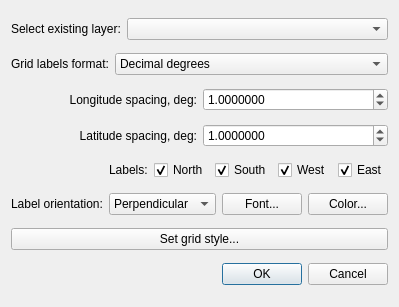
<?xml version="1.0" encoding="UTF-8"?>
<ui version="4.0">
 <class>MgrsGrid</class>
 <widget class="QDialog" name="MgrsGrid">
  <property name="windowModality">
   <enum>Qt::ApplicationModal</enum>
  </property>
  <property name="geometry">
   <rect>
    <x>0</x>
    <y>0</y>
    <width>372</width>
    <height>307</height>
   </rect>
  </property>
  <property name="sizePolicy">
   <sizepolicy hsizetype="Preferred" vsizetype="Preferred">
    <horstretch>0</horstretch>
    <verstretch>0</verstretch>
   </sizepolicy>
  </property>
  <property name="windowTitle">
   <string>Latitude / Longitude grid lines</string>
  </property>
  <property name="windowIcon">
   <iconset resource="resources.qrc">
    <normaloff>:/plugins/mgrsgrid/icon.png</normaloff>:/plugins/mgrsgrid/icon.png</iconset>
  </property>
  <layout class="QVBoxLayout" name="verticalLayout">
   <item>
    <layout class="QHBoxLayout" name="horizontalLayout">
     <item>
      <widget class="QLabel" name="label">
       <property name="text">
        <string>Select existing layer:</string>
       </property>
      </widget>
     </item>
     <item>
      <widget class="QComboBox" name="selected_layer">
       <property name="sizePolicy">
        <sizepolicy hsizetype="Preferred" vsizetype="Fixed">
         <horstretch>1</horstretch>
         <verstretch>0</verstretch>
        </sizepolicy>
       </property>
       <property name="toolTip">
        <string>Select layer to use for extend of lat/lon grid</string>
       </property>
      </widget>
     </item>
    </layout>
   </item>
   <item>
    <layout class="QHBoxLayout" name="horizontalLayout_2">
     <item>
      <widget class="QLabel" name="label_2">
       <property name="text">
        <string>Grid labels format:</string>
       </property>
      </widget>
     </item>
     <item>
      <widget class="QComboBox" name="labels_format">
       <property name="sizePolicy">
        <sizepolicy hsizetype="Preferred" vsizetype="Fixed">
         <horstretch>1</horstretch>
         <verstretch>0</verstretch>
        </sizepolicy>
       </property>
       <property name="toolTip">
        <string>&lt;html&gt;&lt;head/&gt;&lt;body&gt;&lt;p&gt;Select label format. Grid interval specified below is based on this selection&lt;/p&gt;&lt;/body&gt;&lt;/html&gt;</string>
       </property>
       <property name="currentIndex">
        <number>0</number>
       </property>
       <item>
        <property name="text">
         <string>Decimal degrees</string>
        </property>
       </item>
       <item>
        <property name="text">
         <string>Decimal degress and minutes</string>
        </property>
       </item>
       <item>
        <property name="text">
         <string>Decimal degress, minutes and seconds</string>
        </property>
       </item>
      </widget>
     </item>
    </layout>
   </item>
   <item>
    <layout class="QHBoxLayout" name="horizontalLayout_3">
     <item>
      <widget class="QLabel" name="long_spacing_label">
       <property name="text">
        <string>Longitude spacing, deg:</string>
       </property>
       <property name="alignment">
        <set>Qt::AlignRight|Qt::AlignTrailing|Qt::AlignVCenter</set>
       </property>
      </widget>
     </item>
     <item>
      <widget class="QDoubleSpinBox" name="long_spacing">
       <property name="toolTip">
        <string>&lt;html&gt;&lt;head/&gt;&lt;body&gt;&lt;p&gt;Longitude grid step in dec. degrees, minutes or second based on format&lt;/p&gt;&lt;/body&gt;&lt;/html&gt;</string>
       </property>
       <property name="decimals">
        <number>7</number>
       </property>
       <property name="singleStep">
        <double>0.010000000000000</double>
       </property>
       <property name="value">
        <double>1.000000000000000</double>
       </property>
      </widget>
     </item>
    </layout>
   </item>
   <item>
    <layout class="QHBoxLayout" name="horizontalLayout_6">
     <item>
      <widget class="QLabel" name="lat_spacing_label">
       <property name="text">
        <string>Latitude spacing, deg:</string>
       </property>
       <property name="alignment">
        <set>Qt::AlignRight|Qt::AlignTrailing|Qt::AlignVCenter</set>
       </property>
      </widget>
     </item>
     <item>
      <widget class="QDoubleSpinBox" name="lat_spacing">
       <property name="toolTip">
        <string>&lt;html&gt;&lt;head/&gt;&lt;body&gt;&lt;p&gt;Latitude grid step in dec. degrees, minutes or second based on format&lt;/p&gt;&lt;/body&gt;&lt;/html&gt;</string>
       </property>
       <property name="decimals">
        <number>7</number>
       </property>
       <property name="singleStep">
        <double>0.010000000000000</double>
       </property>
       <property name="value">
        <double>1.000000000000000</double>
       </property>
      </widget>
     </item>
    </layout>
   </item>
   <item>
    <layout class="QHBoxLayout" name="horizontalLayout_9">
     <item>
      <spacer name="horizontalSpacer">
       <property name="orientation">
        <enum>Qt::Horizontal</enum>
       </property>
       <property name="sizeHint" stdset="0">
        <size>
         <width>40</width>
         <height>20</height>
        </size>
       </property>
      </spacer>
     </item>
     <item>
      <widget class="QLabel" name="label_3">
       <property name="text">
        <string>Labels:</string>
       </property>
      </widget>
     </item>
     <item>
      <widget class="QCheckBox" name="label_north">
       <property name="toolTip">
        <string>Check this box to display north labels</string>
       </property>
       <property name="text">
        <string>North</string>
       </property>
       <property name="checked">
        <bool>true</bool>
       </property>
      </widget>
     </item>
     <item>
      <widget class="QCheckBox" name="label_south">
       <property name="toolTip">
        <string>Check this box to display south  labels</string>
       </property>
       <property name="text">
        <string>South</string>
       </property>
       <property name="checked">
        <bool>true</bool>
       </property>
      </widget>
     </item>
     <item>
      <widget class="QCheckBox" name="label_west">
       <property name="toolTip">
        <string>Check this box to display west labels</string>
       </property>
       <property name="text">
        <string>West</string>
       </property>
       <property name="checked">
        <bool>true</bool>
       </property>
      </widget>
     </item>
     <item>
      <widget class="QCheckBox" name="label_east">
       <property name="toolTip">
        <string>Check this box to display east labels</string>
       </property>
       <property name="text">
        <string>East</string>
       </property>
       <property name="checked">
        <bool>true</bool>
       </property>
      </widget>
     </item>
    </layout>
   </item>
   <item>
    <layout class="QHBoxLayout" name="horizontalLayout_8">
     <item>
      <widget class="QLabel" name="label_4">
       <property name="text">
        <string>Label orientation:</string>
       </property>
      </widget>
     </item>
     <item>
      <widget class="QComboBox" name="label_orientation">
       <property name="toolTip">
        <string>&lt;html&gt;&lt;head/&gt;&lt;body&gt;&lt;p&gt;Label orientation relatively to the frame&lt;/p&gt;&lt;/body&gt;&lt;/html&gt;</string>
       </property>
       <item>
        <property name="text">
         <string>Perpendicular</string>
        </property>
       </item>
       <item>
        <property name="text">
         <string>Parallel</string>
        </property>
       </item>
      </widget>
     </item>
     <item>
      <widget class="QPushButton" name="font_button">
       <property name="toolTip">
        <string>Select label font</string>
       </property>
       <property name="text">
        <string>Font...</string>
       </property>
      </widget>
     </item>
     <item>
      <widget class="QPushButton" name="color_button">
       <property name="toolTip">
        <string>Select label color</string>
       </property>
       <property name="text">
        <string>Color...</string>
       </property>
      </widget>
     </item>
    </layout>
   </item>
   <item>
    <layout class="QHBoxLayout" name="horizontalLayout_10">
     <item>
      <widget class="QPushButton" name="grid_style_button">
       <property name="toolTip">
        <string>Set grid lines style</string>
       </property>
       <property name="text">
        <string>Set grid style...</string>
       </property>
      </widget>
     </item>
    </layout>
   </item>
   <item>
    <widget class="QDialogButtonBox" name="buttonBox">
     <property name="orientation">
      <enum>Qt::Horizontal</enum>
     </property>
     <property name="standardButtons">
      <set>QDialogButtonBox::Cancel|QDialogButtonBox::Ok</set>
     </property>
    </widget>
   </item>
  </layout>
 </widget>
 <resources>
  <include location="resources.qrc"/>
 </resources>
 <connections>
  <connection>
   <sender>buttonBox</sender>
   <signal>accepted()</signal>
   <receiver>MgrsGrid</receiver>
   <slot>accept()</slot>
   <hints>
    <hint type="sourcelabel">
     <x>248</x>
     <y>254</y>
    </hint>
    <hint type="destinationlabel">
     <x>157</x>
     <y>270</y>
    </hint>
   </hints>
  </connection>
  <connection>
   <sender>buttonBox</sender>
   <signal>rejected()</signal>
   <receiver>MgrsGrid</receiver>
   <slot>reject()</slot>
   <hints>
    <hint type="sourcelabel">
     <x>316</x>
     <y>260</y>
    </hint>
    <hint type="destinationlabel">
     <x>286</x>
     <y>270</y>
    </hint>
   </hints>
  </connection>
  <connection>
   <sender>font_button</sender>
   <signal>clicked()</signal>
   <receiver>MgrsGrid</receiver>
   <slot>chooseFont()</slot>
   <hints>
    <hint type="sourcelabel">
     <x>234</x>
     <y>163</y>
    </hint>
    <hint type="destinationlabel">
     <x>185</x>
     <y>135</y>
    </hint>
   </hints>
  </connection>
  <connection>
   <sender>color_button</sender>
   <signal>clicked()</signal>
   <receiver>MgrsGrid</receiver>
   <slot>chooseColour()</slot>
   <hints>
    <hint type="sourcelabel">
     <x>297</x>
     <y>157</y>
    </hint>
    <hint type="destinationlabel">
     <x>185</x>
     <y>135</y>
    </hint>
   </hints>
  </connection>
  <connection>
   <sender>grid_style_button</sender>
   <signal>clicked()</signal>
   <receiver>MgrsGrid</receiver>
   <slot>chooseStyle()</slot>
   <hints>
    <hint type="sourcelabel">
     <x>88</x>
     <y>196</y>
    </hint>
    <hint type="destinationlabel">
     <x>185</x>
     <y>135</y>
    </hint>
   </hints>
  </connection>
  <connection>
   <sender>selected_layer</sender>
   <signal>currentIndexChanged(QString)</signal>
   <receiver>MgrsGrid</receiver>
   <slot>changeLayer()</slot>
   <hints>
    <hint type="sourcelabel">
     <x>136</x>
     <y>21</y>
    </hint>
    <hint type="destinationlabel">
     <x>87</x>
     <y>5</y>
    </hint>
   </hints>
  </connection>
  <connection>
   <sender>labels_format</sender>
   <signal>currentIndexChanged(int)</signal>
   <receiver>MgrsGrid</receiver>
   <slot>changeFormat()</slot>
   <hints>
    <hint type="sourcelabel">
     <x>205</x>
     <y>51</y>
    </hint>
    <hint type="destinationlabel">
     <x>61</x>
     <y>65</y>
    </hint>
   </hints>
  </connection>
 </connections>
 <slots>
  <slot>chooseFont()</slot>
  <slot>chooseColour()</slot>
  <slot>chooseStyle()</slot>
  <slot>changeLayer()</slot>
  <slot>changeFormat()</slot>
 </slots>
</ui>
